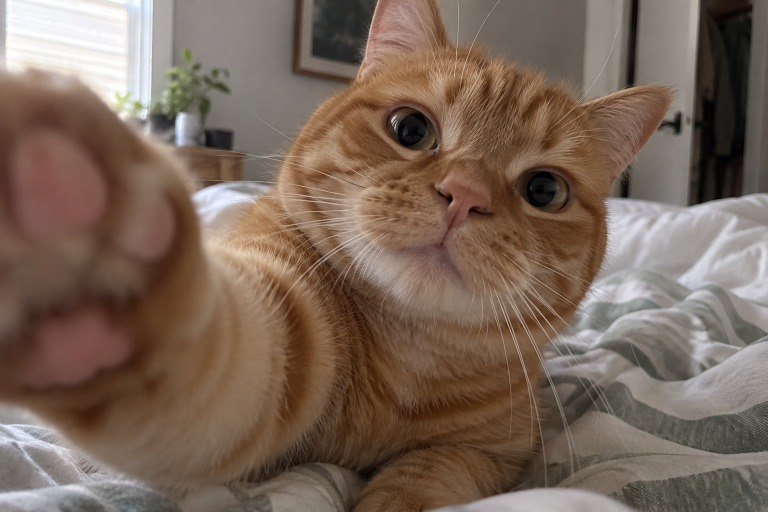
#> input picture generated/g01_boop.png, 1536 x 1024 px (shown at 1/2 size)
$ python -i prep.py   (imports and definitions only)
#> lines starting #> are read from the running program, lines starting #| are printed output that depends on the picture; after the words box and inside, x2 and y2 are one past the last pixel; in counts of white or black regions, pixels touching at a corner belong together
"""소재 전처리: 생성 이미지 변환, 스티커 외곽선, 스타일 실험실 변형, 그레인 텍스처."""
import glob
import os
import sys

import cv2
import numpy as np
from PIL import Image, ImageDraw, ImageFont, ImageOps

ROOT = "/Users/robin/Downloads/bangtan-cat"
PUB = ROOT + "/showreel/public"
FONTS = PUB + "/fonts"
# [4 lines not run here, left out]


def fresh(src, dst):
    return not os.path.exists(dst) or os.path.getmtime(dst) < os.path.getmtime(src)


# 1) 생성 이미지 → JPEG
# [6 lines not run here, left out]

ORIG = {
    "tani_p1": "KakaoTalk_Photo_2026-10-01-22-23-18 001.jpeg",
    "both_p2": "KakaoTalk_Photo_2026-10-01-22-23-19 002.jpeg",
    "bangi_p3": "KakaoTalk_Photo_2026-10-01-22-23-49 003.jpeg",
}
# [7 lines not run here, left out]


# 2) 스티커: 흰 외곽선을 구워 넣는다
def sticker(src, dst, outline=18):
#> called with src = '../../generated/g01_boop.png', dst = 'out.png', outline = 18
    im = Image.open(src).convert("RGBA")
    pad = outline * 2
    W, H = im.size
#> W = 1536; H = 1024
    canvas = Image.new("RGBA", (W + 2 * pad, H + 2 * pad), (0, 0, 0, 0))
#> canvas: PIL image 1608x1096 RGBA; every value is 0
    canvas.paste(im, (pad, pad))
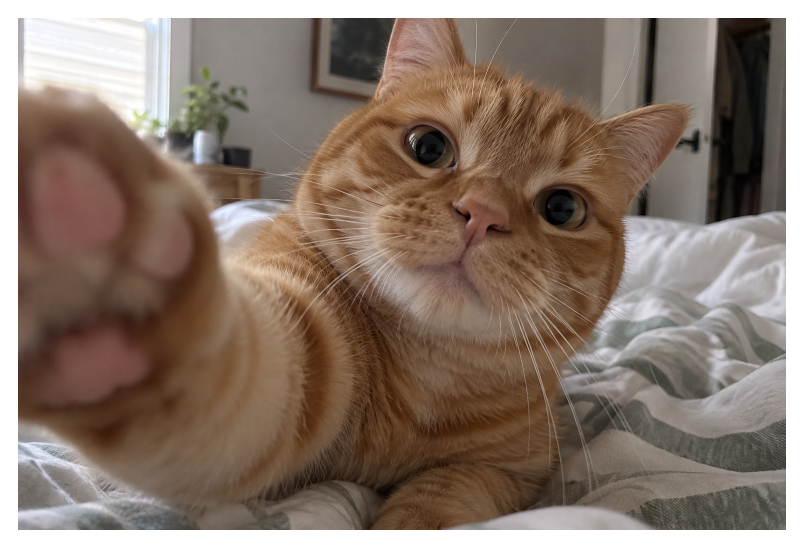
#> canvas: PIL image 1608x1096 RGBA (shown at 1/2 size); mean R, G, B, A 108.7, 91.3, 79.1, 227.6; transparent parts drawn white
    a = np.array(canvas.getchannel("A"))
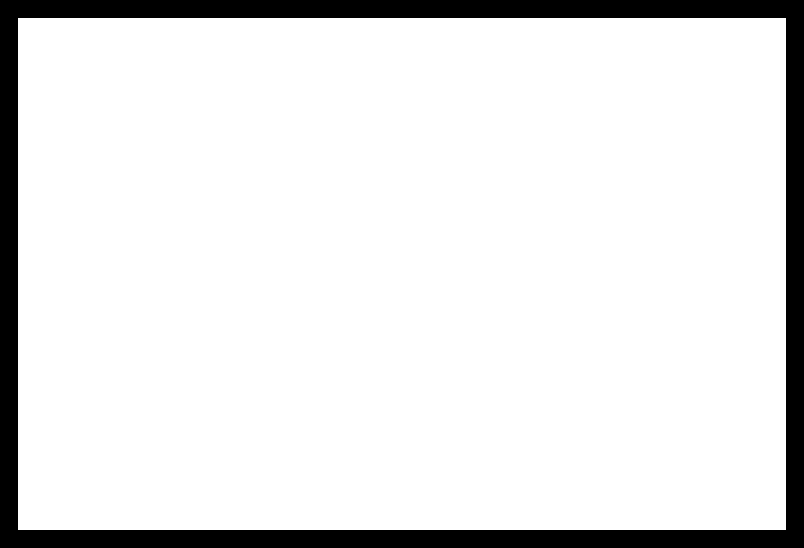
#> a: shape (1096, 1608) (shown at 1/2 size); 89.2% white; 1 black region, box (x1, y1, x2, y2) and area: (0, 0, 1608, 1096) 189504
    k = cv2.getStructuringElement(cv2.MORPH_ELLIPSE, (2 * outline + 1, 2 * outline + 1))
    d = cv2.dilate((a > 60).astype(np.uint8) * 255, k)
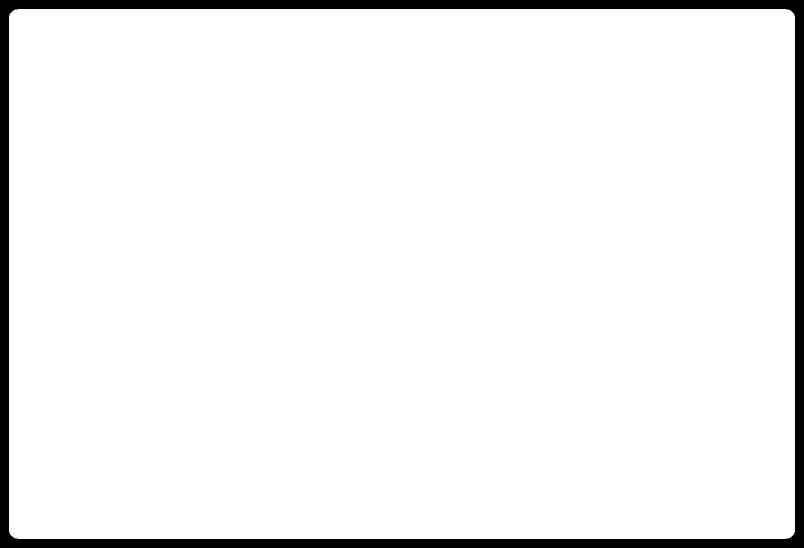
#> d: shape (1096, 1608) (shown at 1/2 size); 94.5% white; 1 black region, box (x1, y1, x2, y2) and area: (0, 0, 1608, 1096) 96368
    # 외곽선을 조금 둥글게
    d = cv2.GaussianBlur(d, (0, 0), 2.0)
    d = np.clip((d.astype(np.float32) - 64) * 2.0, 0, 255).astype(np.uint8)
    white = Image.new("RGBA", canvas.size, (255, 253, 248, 0))
    white.putalpha(Image.fromarray(d))
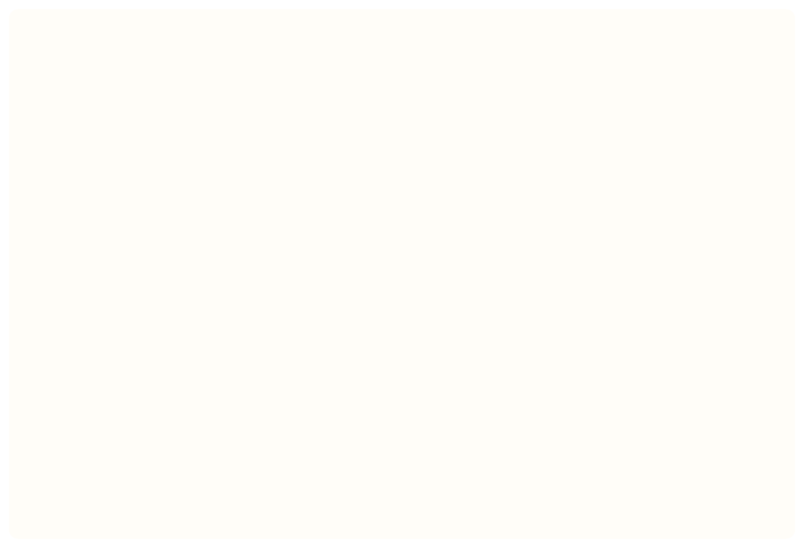
#> white: PIL image 1608x1096 RGBA (shown at 1/2 size); mean R, G, B, A 255, 253, 248, 241.1; transparent parts drawn white
    white.alpha_composite(canvas)
    bb = white.getchannel("A").getbbox()
#> bb = (17, 17, 1591, 1079)
    white = white.crop(bb)
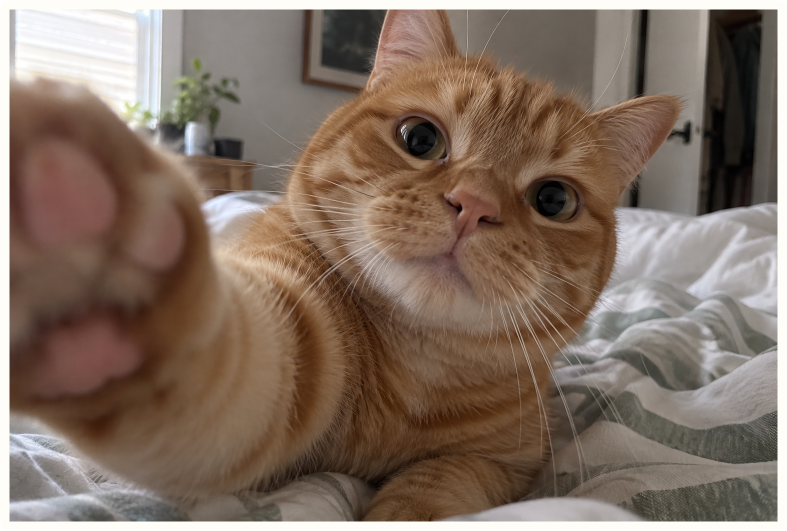
#> white: PIL image 1574x1062 RGBA (shown at 1/2 size); mean R, G, B, A 129.7, 111.2, 98.1, 254.1; transparent parts drawn white
    white.save(dst, optimize=True)
    print("sticker", os.path.basename(dst), white.size)
#| sticker out.png (1574, 1062)


# [4 lines not run here, left out]


# 3) 스타일 실험실
# [10 lines left out: function load_crop, not called in this run]


def hexrgb(h):
    h = h.lstrip("#")
    return np.array([int(h[i:i + 2], 16) for i in (0, 2, 4)], np.float32)


# [8 lines left out: function gradient_map, not called in this run]


def lum(rgb):
    return (0.299 * rgb[..., 0] + 0.587 * rgb[..., 1] + 0.114 * rgb[..., 2]) / 255.0


# [114 lines left out: function style_variants, not called in this run]


# [4 lines not run here, left out]


# 4) 팝아트 그리드용 정사각 타일 9장
# [27 lines left out: function pop_tiles, not called in this run]


# [13 lines not run here, left out]

>>> result = sticker('../../generated/g01_boop.png', 'out.png')

$ run again, on generated/g05_sunbeam.png
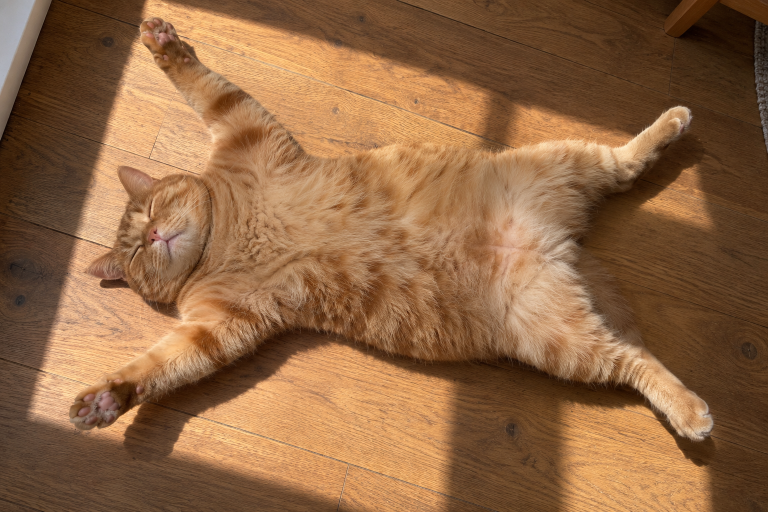
#> input picture generated/g05_sunbeam.png, 1536 x 1024 px (shown at 1/2 size)
#> in sticker, `canvas.paste(im, (pad, pad))`:
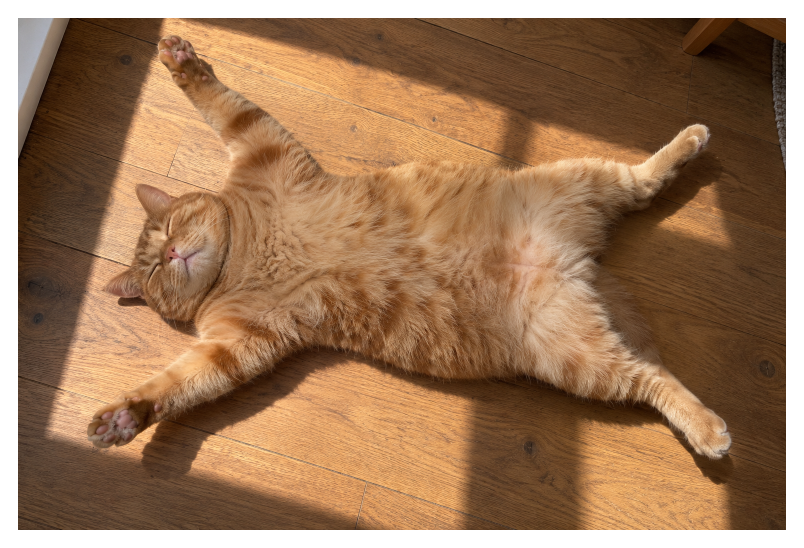
#> canvas: PIL image 1608x1096 RGBA (shown at 1/2 size); mean R, G, B, A 128.8, 92.1, 61, 227.6; transparent parts drawn white
#> a: shape (1096, 1608); 89.2% white; 1 black region, box (x1, y1, x2, y2) and area: (0, 0, 1608, 1096) 189504
#> bb = (17, 17, 1591, 1079)
#> in sticker, `white = white.crop(bb)`:
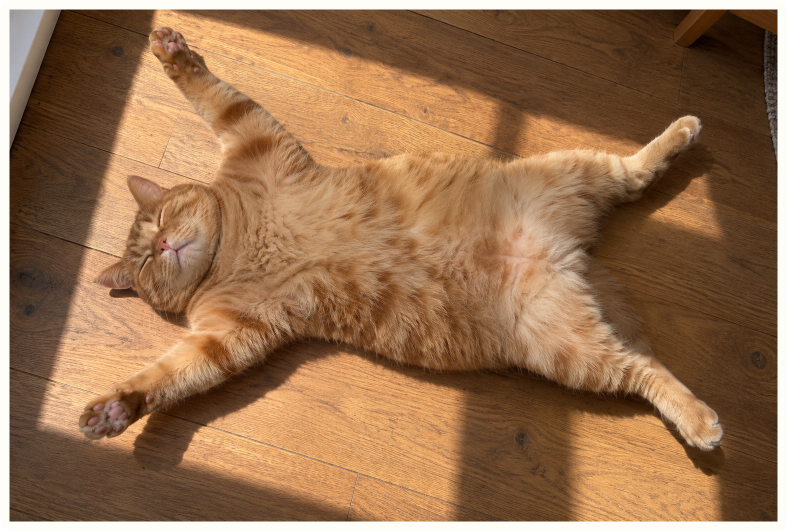
#> white: PIL image 1574x1062 RGBA (shown at 1/2 size); mean R, G, B, A 150.9, 112, 78.9, 254.1; transparent parts drawn white
#| sticker out.png (1574, 1062)

$ run again, on generated/g06_window.png
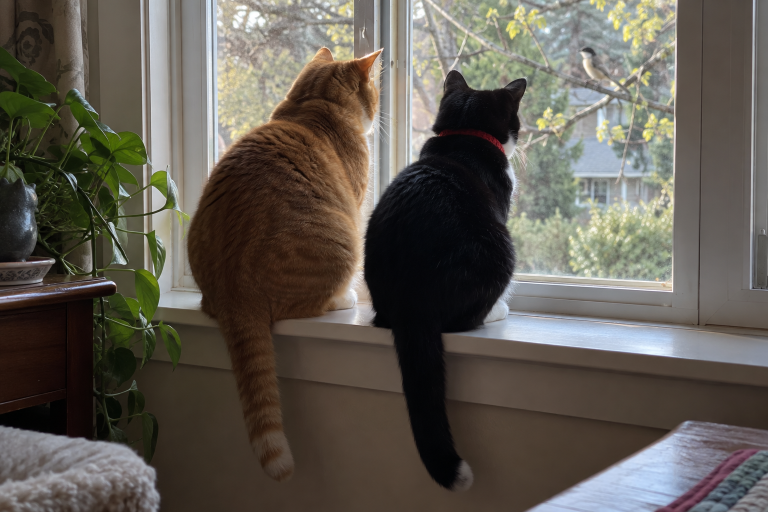
#> input picture generated/g06_window.png, 1536 x 1024 px (shown at 1/2 size)
#> in sticker, `canvas.paste(im, (pad, pad))`:
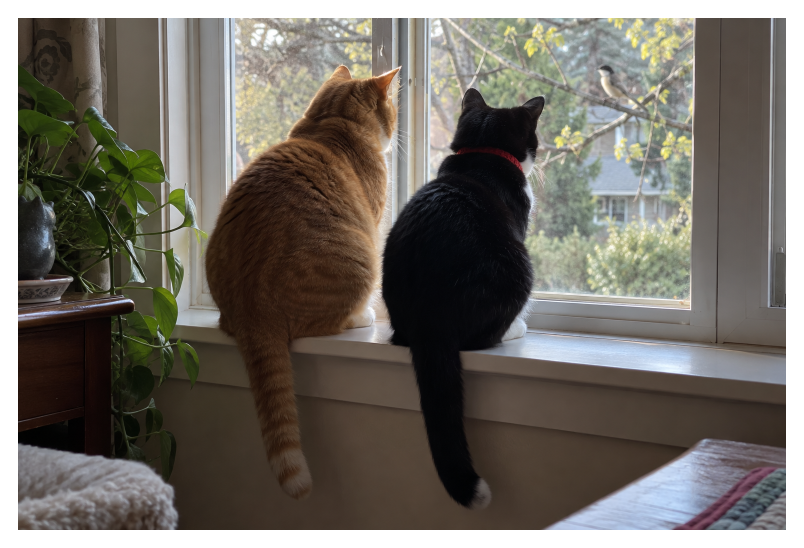
#> canvas: PIL image 1608x1096 RGBA (shown at 1/2 size); mean R, G, B, A 85.3, 80.5, 72.9, 227.6; transparent parts drawn white
#> a: shape (1096, 1608); 89.2% white; 1 black region, box (x1, y1, x2, y2) and area: (0, 0, 1608, 1096) 189504
#> bb = (17, 17, 1591, 1079)
#> in sticker, `white = white.crop(bb)`:
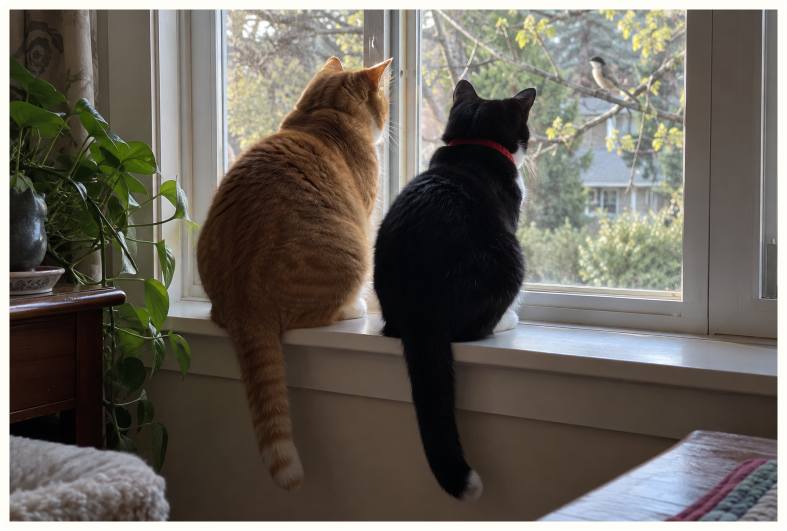
#> white: PIL image 1574x1062 RGBA (shown at 1/2 size); mean R, G, B, A 105, 99.9, 91.5, 254.1; transparent parts drawn white
#| sticker out.png (1574, 1062)

$ run again, on generated/g07_feather.png
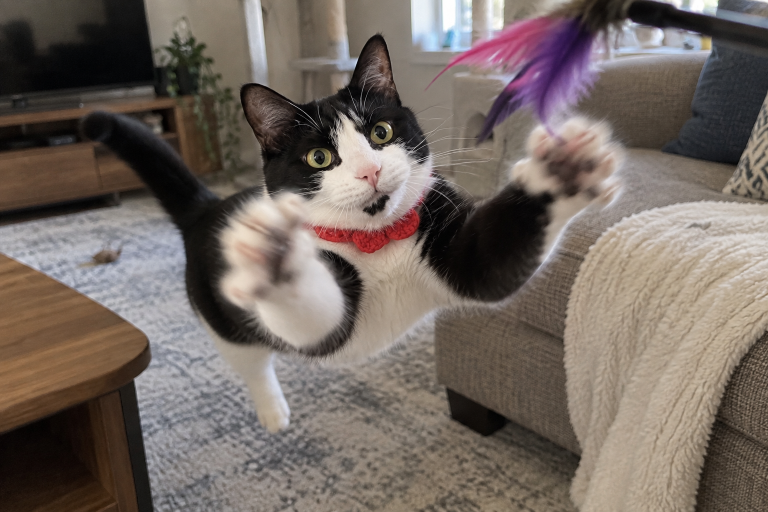
#> input picture generated/g07_feather.png, 1536 x 1024 px (shown at 1/2 size)
#> in sticker, `canvas.paste(im, (pad, pad))`:
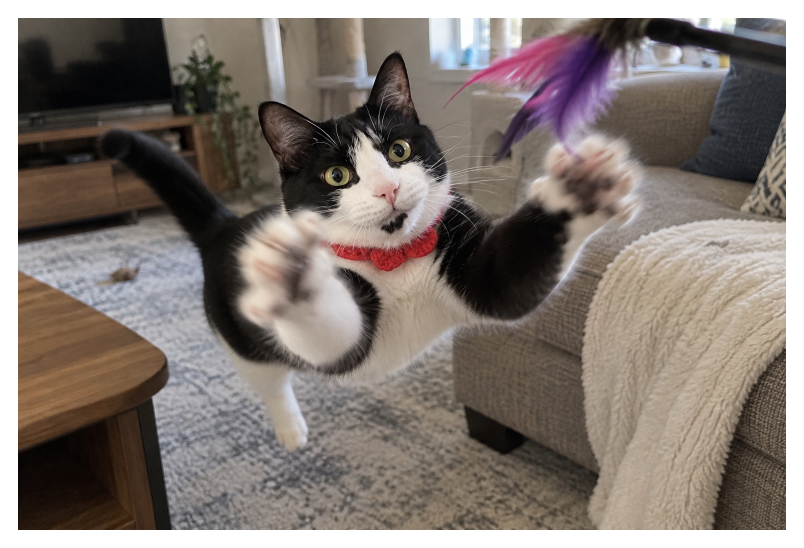
#> canvas: PIL image 1608x1096 RGBA (shown at 1/2 size); mean R, G, B, A 102.3, 92.4, 86.4, 227.6; transparent parts drawn white
#> a: shape (1096, 1608); 89.2% white; 1 black region, box (x1, y1, x2, y2) and area: (0, 0, 1608, 1096) 189504
#> bb = (17, 17, 1591, 1079)
#> in sticker, `white = white.crop(bb)`:
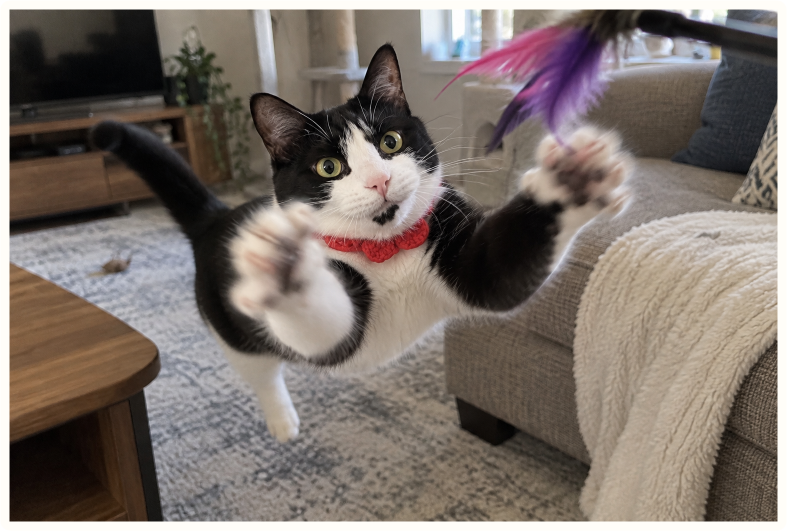
#> white: PIL image 1574x1062 RGBA (shown at 1/2 size); mean R, G, B, A 122.9, 112.4, 105.7, 254.1; transparent parts drawn white
#| sticker out.png (1574, 1062)
